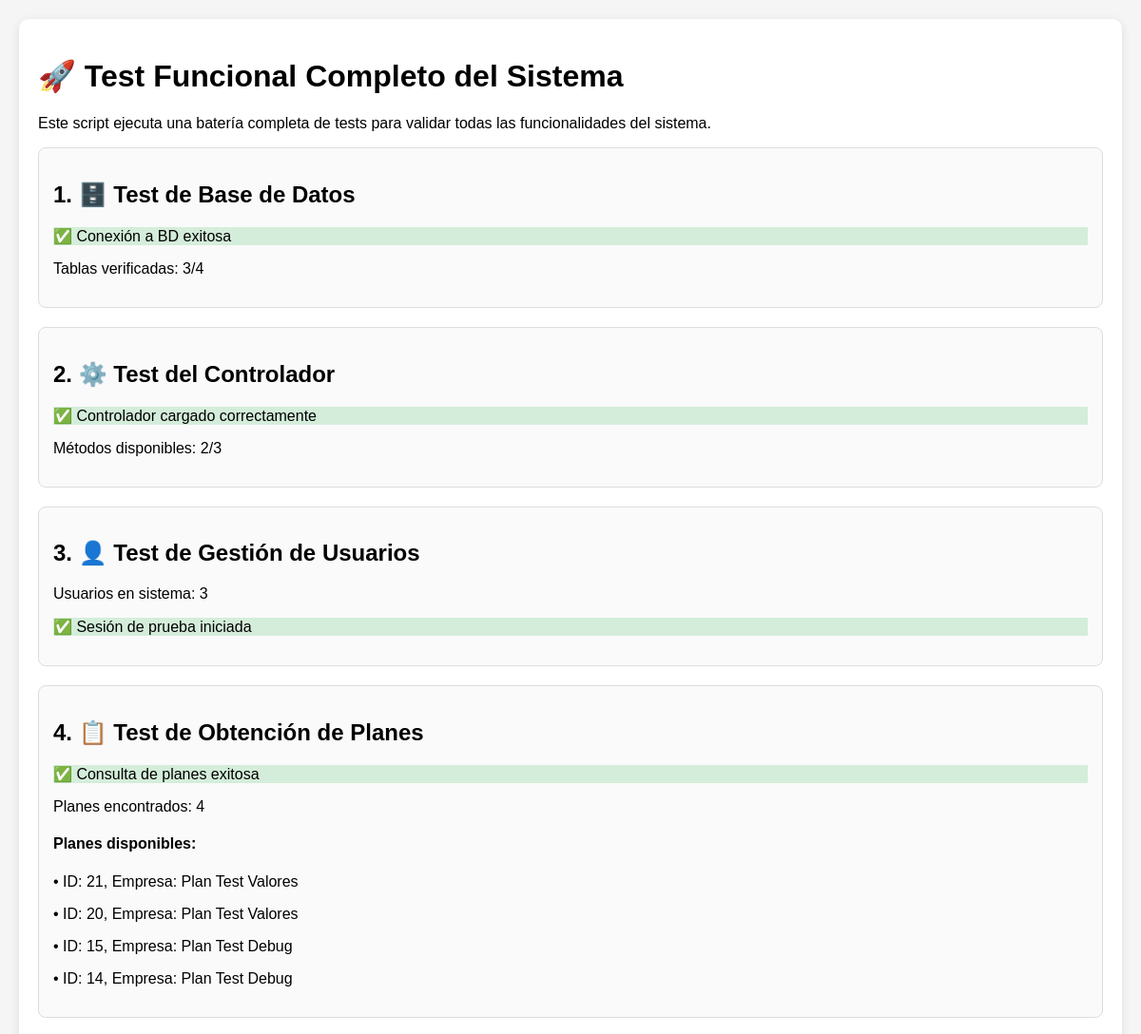
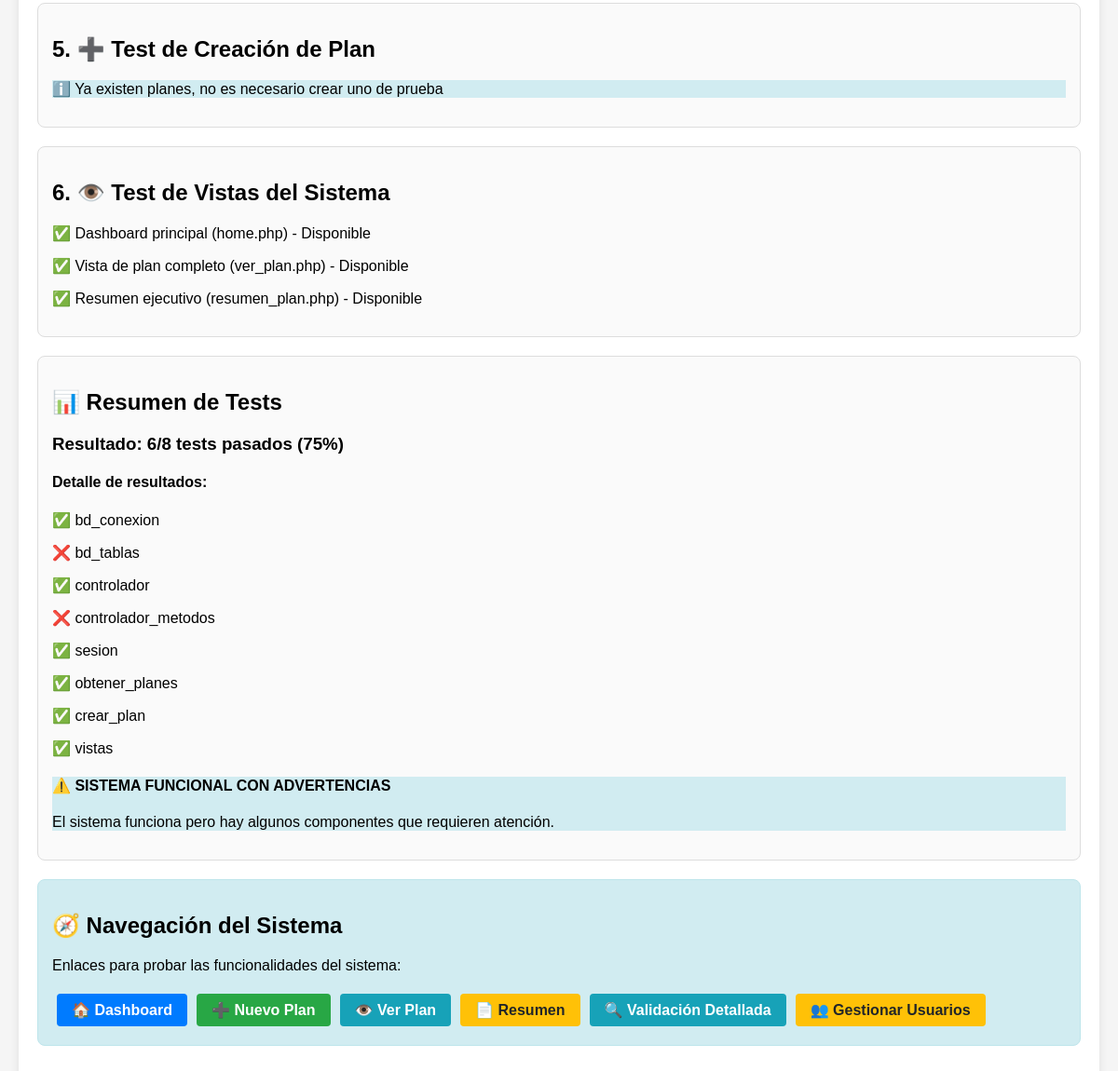
Screenshot of /Vista/test_funcional.php with the database file from the repository (2 pictures, top to bottom).
### tables this page shows
CREATE TABLE IF NOT EXISTS `tb_plan_estrategico` (
  `id_plan` int(11) NOT NULL AUTO_INCREMENT,
  `id_usuario` int(11) NOT NULL,
  `nombre_plan` varchar(255) NOT NULL,
  `empresa` varchar(255) NOT NULL,
  `descripcion` text DEFAULT NULL,
  `fecha_creacion` datetime DEFAULT current_timestamp(),
  `fecha_modificacion` datetime DEFAULT current_timestamp() ON UPDATE current_timestamp(),
  `estado` enum('borrador','completado','archivado') DEFAULT 'borrador',
  `logo_empresa` varchar(255) DEFAULT NULL,
  PRIMARY KEY (`id_plan`),
  KEY `idx_usuario` (`id_usuario`),
  CONSTRAINT `fk_plan_usuario` FOREIGN KEY (`id_usuario`) REFERENCES `tb_usuario` (`id_usuario`) ON DELETE CASCADE
);

### Controllers/PlanEstrategicoController.php (called while the page is built, shortened)
<?php
class PlanEstrategicoController {
      private function getConexion() {
        try {
            $dsn = "mysql:host=localhost;dbname=plan_estrategico;charset=utf8";
            $pdo = new PDO($dsn, "root", "");
            $pdo->setAttribute(PDO::ATTR_ERRMODE, PDO::ERRMODE_EXCEPTION);
            $pdo->setAttribute(PDO::ATTR_AUTOCOMMIT, false);
            return $pdo;
        } catch (PDOException $e) {
            error_log("PlanEstrategicoController::getConexion - Error de conexión: " . $e->getMessage());
            throw new Exception("Error de conexión a la base de datos: " . $e->getMessage());
        }
    }
      public function obtenerPlanesUsuario($id_usuario = null) {
        try {
            $pdo = $this->getConexion();
            error_log("PlanEstrategicoController::obtenerPlanesUsuario - Buscando planes para usuario ID: " . $id_usuario);            $stmt = $pdo->prepare("
                SELECT
                    p.id_plan as id,
                    p.id_plan,
                    p.nombre_plan as nombre_empresa,
                    p.empresa,
                    p.descripcion,
                    p.fecha_creacion,
                    p.fecha_modificacion,
                    p.id_usuario
                FROM tb_plan_estrategico p
                WHERE p.id_usuario = ?
                ORDER BY p.fecha_creacion DESC
            ");
            $stmt->execute([$id_usuario]);
            $planes = $stmt->fetchAll(PDO::FETCH_ASSOC);
            return $planes;
        } catch (Exception $e) {
            error_log("Error al obtener planes del usuario: " . $e->getMessage());
            return [];
        }
    }
}

### Vista/test_funcional.php (the view, shortened to what this page needs)
<!DOCTYPE html>
<html lang="es">
<head>
</head>
<body>
    <div class="container">
        <h1>🚀 Test Funcional Completo del Sistema</h1>
        <p>Este script ejecuta una batería completa de tests para validar todas las funcionalidades del sistema.</p>
        <?php
        $resultados = [];
        echo '<div class="test-step">';
        echo '<h2>1. 🗄️ Test de Base de Datos</h2>';
        try {
            $conexion = new clsConexion();
            $pdo = $conexion->getConexion();
            if ($pdo instanceof PDO) {
                echo '<p class="success">✅ Conexión a BD exitosa</p>';
                $resultados['bd_conexion'] = true;
                $tablas = ['tb_usuario', 'tb_planes_estrategicos', 'tb_analisis_pest', 'tb_matriz_came'];
                $tablas_ok = 0;
                foreach ($tablas as $tabla) {
                    $stmt = $pdo->prepare("SHOW TABLES LIKE ?");
                    $stmt->execute([$tabla]);
                    if ($stmt->fetch()) {
                        $tablas_ok++;
                    }
                }
                echo "<p>Tablas verificadas: $tablas_ok/" . count($tablas) . "</p>";
                $resultados['bd_tablas'] = ($tablas_ok == count($tablas));
            } else {
                echo '<p class="error">❌ Error en conexión a BD</p>';
                $resultados['bd_conexion'] = false;
            }
        } catch (Exception $e) {
            echo '<p class="error">❌ Excepción en BD: ' . $e->getMessage() . '</p>';
            $resultados['bd_conexion'] = false;
        }
        echo '</div>';
        echo '<div class="test-step">';
        echo '<h2>2. ⚙️ Test del Controlador</h2>';
        try {
            require_once '../Controllers/PlanEstrategicoController.php';
            $controller = new PlanEstrategicoController();
            echo '<p class="success">✅ Controlador cargado correctamente</p>';
            $resultados['controlador'] = true;
            $metodos = ['obtenerPlanesUsuario', 'obtenerDetallePlan', 'guardarPaso1'];
            $metodos_ok = 0;
            foreach ($metodos as $metodo) {
                if (method_exists($controller, $metodo)) {
                    $metodos_ok++;
                }
            }
            echo "<p>Métodos disponibles: $metodos_ok/" . count($metodos) . "</p>";
            $resultados['controlador_metodos'] = ($metodos_ok == count($metodos));
        } catch (Exception $e) {
            echo '<p class="error">❌ Error en controlador: ' . $e->getMessage() . '</p>';
            $resultados['controlador'] = false;
        }
        echo '</div>';
        echo '<div class="test-step">';
        echo '<h2>3. 👤 Test de Gestión de Usuarios</h2>';
        try {
            $stmt = $pdo->prepare("SELECT COUNT(*) as total FROM tb_usuario");
            $stmt->execute();
            $total_usuarios = $stmt->fetch(PDO::FETCH_ASSOC)['total'];
            echo "<p>Usuarios en sistema: $total_usuarios</p>";
            if (!isset($_SESSION['user'])) {
                $stmt = $pdo->prepare("SELECT * FROM tb_usuario LIMIT 1");
                $stmt->execute();
                $usuario = $stmt->fetch(PDO::FETCH_ASSOC);
                if ($usuario) {
                    echo '<p class="success">✅ Sesión de prueba iniciada</p>';
                    $resultados['sesion'] = true;
                } else {
                    echo '<p class="error">❌ No se pudo crear sesión</p>';
                    $resultados['sesion'] = false;
                }
            } else {
                echo '<p class="success">✅ Sesión ya activa</p>';
                $resultados['sesion'] = true;
            }
        } catch (Exception $e) {
            echo '<p class="error">❌ Error en gestión de usuarios: ' . $e->getMessage() . '</p>';
            $resultados['sesion'] = false;
        }
        echo '</div>';
        echo '<div class="test-step">';
        echo '<h2>4. 📋 Test de Obtención de Planes</h2>';
        if (isset($_SESSION['user']) && isset($controller)) {
            try {
                $user_id = $_SESSION['user']['id_usuario'];
                $planes = $controller->obtenerPlanesUsuario($user_id);
                if (is_array($planes)) {
                    echo '<p class="success">✅ Consulta de planes exitosa</p>';
                    echo "<p>Planes encontrados: " . count($planes) . "</p>";
                    $resultados['obtener_planes'] = true;
                    if (count($planes) > 0) {
                        echo '<h4>Planes disponibles:</h4>';
                        foreach ($planes as $plan) {
                            echo "<p>• ID: {$plan['id']}, Empresa: {$plan['nombre_empresa']}</p>";
                        }
                    }
                } else {
                    echo '<p class="error">❌ Error en consulta de planes</p>';
                    $resultados['obtener_planes'] = false;
                }
            } catch (Exception $e) {
                echo '<p class="error">❌ Excepción en obtener planes: ' . $e->getMessage() . '</p>';
                $resultados['obtener_planes'] = false;
            }
        } else {
            echo '<p class="error">❌ No hay sesión o controlador disponible</p>';
            $resultados['obtener_planes'] = false;
        }
        echo '</div>';
        echo '<div class="test-step">';
        echo '<h2>5. ➕ Test de Creación de Plan</h2>';
        if (isset($_SESSION['user']) && isset($controller)) {
            try {
                $user_id = $_SESSION['user']['id_usuario'];
                $planes_existentes = $controller->obtenerPlanesUsuario($user_id);
                if (count($planes_existentes) == 0) {
                    $datos_plan = [
                        'nombre_empresa' => 'Empresa Test',
                        'mision' => 'Misión de prueba para validar el sistema',
                        'vision' => 'Visión de prueba para el futuro de la empresa',
                        'valores' => 'Valores corporativos de prueba'
                    ];
                    $_SESSION['plan_temporal'] = [
                        'id_usuario' => $user_id,
                        'fecha_inicio' => date('Y-m-d H:i:s'),
                        'paso_actual' => 1,
                        'datos' => [
                            'paso1' => $datos_plan
                        ]
                    ];
                    $response = $controller->guardarPlanCompleto();
                    if (isset($response['success']) && $response['success']) {
                        echo '<p class="success">✅ Plan de prueba creado exitosamente</p>';
                        $resultados['crear_plan'] = true;
                    } else {
                        echo '<p class="error">❌ Error al crear plan de prueba</p>';
                        $resultados['crear_plan'] = false;
                    }
                } else {
                    echo '<p class="info">ℹ️ Ya existen planes, no es necesario crear uno de prueba</p>';
                    $resultados['crear_plan'] = true;
                }
            } catch (Exception $e) {
                echo '<p class="error">❌ Excepción al crear plan: ' . $e->getMessage() . '</p>';
                $resultados['crear_plan'] = false;
            }
        } else {
            echo '<p class="error">❌ No hay sesión o controlador disponible</p>';
            $resultados['crear_plan'] = false;
        }
        echo '</div>';
        echo '<div class="test-step">';
        echo '<h2>6. 👁️ Test de Vistas del Sistema</h2>';
        $vistas = [
            'home.php' => 'Dashboard principal',
            'ver_plan.php' => 'Vista de plan completo',
            'resumen_plan.php' => 'Resumen ejecutivo'
        ];
        $vistas_ok = 0;
        foreach ($vistas as $archivo => $descripcion) {
            if (file_exists($archivo)) {
                echo "<p>✅ $descripcion ($archivo) - Disponible</p>";
                $vistas_ok++;
            } else {
                echo "<p>❌ $descripcion ($archivo) - No encontrado</p>";
            }
        }
        $resultados['vistas'] = ($vistas_ok == count($vistas));
        echo '</div>';
        echo '<div class="test-step">';
        echo '<h2>📊 Resumen de Tests</h2>';
        $tests_pasados = array_sum($resultados);
        $total_tests = count($resultados);
        $porcentaje = round(($tests_pasados / $total_tests) * 100);
        echo "<h3>Resultado: $tests_pasados/$total_tests tests pasados ($porcentaje%)</h3>";
        echo '<h4>Detalle de resultados:</h4>';
        foreach ($resultados as $test => $resultado) {
            $icono = $resultado ? '✅' : '❌';
            echo "<p>$icono $test</p>";
        }
        if ($porcentaje >= 90) {
            echo '<div class="success"><h4>🎉 SISTEMA FUNCIONANDO CORRECTAMENTE</h4>';
            echo '<p>Todos los componentes principales están operativos.</p></div>';
        } elseif ($porcentaje >= 70) {
            echo '<div class="info"><h4>⚠️ SISTEMA FUNCIONAL CON ADVERTENCIAS</h4>';
            echo '<p>El sistema funciona pero hay algunos componentes que requieren atención.</p></div>';
        } else {
            echo '<div class="error"><h4>❌ SISTEMA CON PROBLEMAS CRÍTICOS</h4>';
            echo '<p>Se detectaron problemas importantes que impiden el funcionamiento óptimo.</p></div>';
        }
        echo '</div>';
        echo '<div class="test-step info">';
        echo '<h2>🧭 Navegación del Sistema</h2>';
        echo '<p>Enlaces para probar las funcionalidades del sistema:</p>';
        if (isset($_SESSION['user'])) {
            echo '<a href="home.php" class="btn btn-primary">🏠 Dashboard</a>';
            echo '<a href="wizard_paso1.php" class="btn btn-success">➕ Nuevo Plan</a>';
            if (isset($planes) && count($planes) > 0) {
                $primer_plan = $planes[0];
                echo '<a href="ver_plan.php?id=' . $primer_plan['id'] . '" class="btn btn-info">👁️ Ver Plan</a>';
                echo '<a href="resumen_plan.php?id=' . $primer_plan['id'] . '" class="btn btn-warning">📄 Resumen</a>';
            }
        }
        echo '<a href="validacion_integral.php" class="btn btn-info">🔍 Validación Detallada</a>';
        echo '<a href="setup_usuarios.php" class="btn btn-warning">👥 Gestionar Usuarios</a>';
        echo '</div>';
        ?>
    </div>
</body>
</html>

### Vista/test_funcional.php (style rules this page uses)
body { font-family: Arial, sans-serif; margin: 20px; background-color: #f5f5f5; }
.container { max-width: 1200px; margin: 0 auto; background: white; padding: 20px; border-radius: 10px; box-shadow: 0 2px 10px rgba(0,0,0,0.1); }
.test-step { margin-bottom: 20px; padding: 15px; border: 1px solid #ddd; border-radius: 8px; background-color: #fafafa; }
.success { background-color: #d4edda; border-color: #c3e6cb; }
.info { background-color: #d1ecf1; border-color: #bee5eb; }
.btn { display: inline-block; padding: 8px 16px; margin: 5px; text-decoration: none; border-radius: 4px; color: white; font-weight: bold; cursor: pointer; }
.btn-primary { background-color: #007bff; }
.btn-success { background-color: #28a745; }
.btn-info { background-color: #17a2b8; }
.btn-warning { background-color: #ffc107; color: #212529; }

### rows the page displays
tb_plan_estrategico: id_plan "21", nombre_plan "Plan Test Valores"
tb_plan_estrategico: id_plan "20", nombre_plan "Plan Test Valores"
tb_plan_estrategico: id_plan "15", nombre_plan "Plan Test Debug"
tb_plan_estrategico: id_plan "14", nombre_plan "Plan Test Debug"

### other values shown
$tablas_ok "3"
count($tablas) "4"
$metodos_ok "2"
count($metodos) "3"
$total_usuarios "3"
count($planes) "4"
$descripcion "Dashboard principal"
$archivo "home.php"
$descripcion "Vista de plan completo"
$archivo "ver_plan.php"
$descripcion "Resumen ejecutivo"
$archivo "resumen_plan.php"
$tests_pasados "6"
$total_tests "8"
$porcentaje "75"
